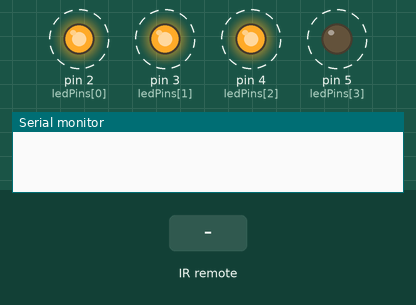
A sketch run on a simulated Arduino Uno, built with avr-gcc and run on an emulated ATmega328P. Parts: output pins drawn as LEDs (lit = HIGH), the last lines printed to the serial monitor. Dashed ring = blinking. The inputs (shaded band) are chosen by the test bench. Random numbers use the default seed unless the sketch sets one.

Above: at 1.2 s.
1.3 s: infrared code 0xFD28D7 received
At 1.3 s:
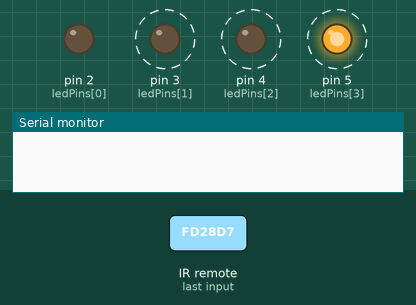
4.3 s: infrared code 0xFD30CF received
At 4.3 s:
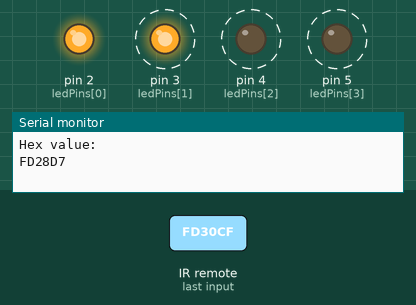
7.3 s: infrared code 0xFD08F7 received
Timing chart, 0 to 16.3 s (numbered marks = the images above; inputs shaded):
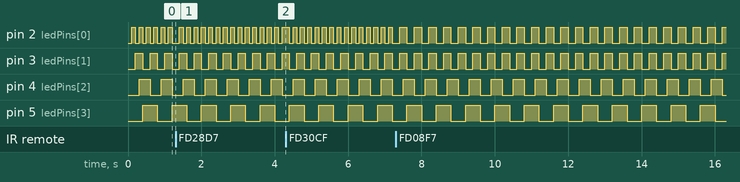

Measured:
- by itself, pin 2 (ledPins[0]), pin 3 (ledPins[1]): alternates HIGH for 0.20 s and LOW for 0.20 s
- by itself, pin 4 (ledPins[2]): alternates HIGH for 0.30 s and LOW for 0.30 s
- by itself, pin 5 (ledPins[3]): alternates HIGH for 0.40 s and LOW for 0.40 s

The sketch:

Opdracht_8.ino
```cpp
//Opdracht 8: Infrarood + 4 leds + millis();
//Geschreven door: Nina Schrauwen
// 0 = FD30CF, 1 = FD08F7, 2 = FD8877, 3 = FD48B7, 4 = FD28D7
// 5 = FDA857, 6 = FD6897, 7 = FD18E7, 8 = FD9867, 9 = FD58A7
#include <IRremote.h> // IR remote library importeren

//constante variabelen definieren
const int infraPin = 11;
const int ledPins[] = {2, 3, 4, 5};
const int timer = 100;
int flickerTimes[] = {100, 200, 300, 400};  //snelheid knipperen
//Niet constante variabelen definieren
int ledStatus[] = {LOW, LOW, LOW, LOW};
int flickering = 0;  //kijken welke led er aan het knipperen is
int ledsAan[]= {1, 1, 0, 0};   //de eerste 2 leds horen aan te staan - is dit nodig?
int activeFlicker = 0;                // welke led is er geselecteerd op dat moment


unsigned long lastTimes[] = {0, 0, 0, 0};

//infraroodpin definieren
IRrecv irrecv(infraPin);
decode_results results;

void setup() {
  // put your setup code here, to run once:
  Serial.begin(9600); //seriele communicatie starten

  //input en outputs definieren
  irrecv.enableIRIn();
  pinMode(ledPins[0], OUTPUT);
  pinMode(ledPins[1], OUTPUT);
  pinMode(ledPins[2], OUTPUT);
  pinMode(ledPins[3], OUTPUT);

}

void flickerLed(){  //functie voor het knipperen voor het knipperen van de leds
  unsigned long currentTime = millis();
  for(int i : ledPins)  //loopen door de ledpins
  {
    //Serial.println(knippert);
    i = i-2;  //de leds beginnen bij 2 maar het tellen moet bij 0 beginnen
    //Serial.println(i);
    if( true ) // i0 = led4 i1 = led3, i2 = led2, i3 = led1
    {
      if(currentTime - lastTimes[i] >= flickerTimes[i] && flickerTimes[i] != 0)  //de led die op dat moment in de loop is gaat knipperen door de millis functie, vervolgens weer volgende ledpin
      {
      lastTimes[i] = currentTime;
      ledStatus[i] = (ledStatus[i] == LOW) ? HIGH : LOW;
      digitalWrite(ledPins[i], ledStatus[i]);
      //Serial.print("Ledstatus: ");
      //Serial.println(ledStatus[i]);
      //Serial.print("i = ");
      //Serial.println(i);  //i = 2, ledStatus van 0 naar 1 van 1 naar 0
      }
    }

  }
}

void loop() {
  flickerLed();  //functie voor het knipperen aanroepen
  // put your main code here, to run repeatedly:
  if(irrecv.decode(&results))      //als de infrarood een signaal krijgt print dan de hexadecimale waarde luister daarna naar nieuwe signalen
  {
    Serial.println("Hex value: ");
    Serial.println(results.value, HEX);
    irrecv.resume();
    if(flickering != 0)  //selecteer snelheid
      {
        switch(results.value)       //Kijken welke knop is ingedrukt
        {
          case 0xFD28D7:            //Knop 4 = -OFF- in Tinkercad waarden
            activeFlicker = 0;
            for(int i : flickerTimes){
              if(i != 0)
              {
                activeFlicker++; //tel op hoeveel leds er actief aan het knipperen zijn
              }
            }

            if(activeFlicker > 2)              // Als er nog geen 2 leds aan het knipperen zijn
            {
              flickerTimes[flickering - 1] = 0; //hij knippert niet als de flickertimes 0 is -1 omdat het tellen bij 0 begint ipv 1
              digitalWrite(ledPins[flickering - 1], LOW); //Led uitzetten die geselecteerd is
              Serial.println("uit geselecteerd");
              Serial.println(flickerTimes[flickering - 1]);
				      Serial.println(flickering - 1);
            } else {
              Serial.println("al 2 uit");
              Serial.println(activeFlicker);
              }
          break;
          case 0xFD30CF:            //Knop 0 in Tinkercad waarden
            flickerTimes[flickering - 1] = random(8000, 15000);   //begint anders bij 1, terwijl array begint bij 0 // was 100
            Serial.println("snelheid 1 geselecteerd"); //snelheid random tussen de 8000 en de 15000ms
          break;

          case 0xFD08F7:            //Knop 1 in Tinkercad waarden
            flickerTimes[flickering - 1] = 200; //snelheid 200 geselecteerd
            Serial.println("snelheid 2 geselecteerd");
          break;

          case 0xFD8877:            //Knop 2 in Tinkercad waarden
            flickerTimes[flickering - 1] = 300;
            Serial.println("snelheid 3 geselecteerd"); //snelheid 300 geselecteerd
          break;

          case 0xFD48B7:            //Knop 3 in Tinkercad waarden
            flickerTimes[flickering - 1] = 400;
            Serial.println("snelheid 4 geselecteerd");  //snelheid 400 geselecteerd
          break;

		  case 0xFFFFFFFF: //failsafe, geen knop gevonden
            break;

       }
      flickering = 10;  //er zijn 10 knoppen op de IR remote
    }
    if( flickering == 0 )  //welke led is er geselecteerd op dat moment
    {
      switch(results.value)       //Kijken welke knop is ingedrukt
      {
        case 0xFD30CF:            //Knop 0 in Tinkercad waarden
          flickering = 1;
        Serial.println("led 1 geselecteerd");
          break;

        case 0xFD08F7:            //Knop 1 in Tinkercad waarden
          flickering = 2;
        Serial.println("led 2 geselecteerd");
          break;

        case 0xFD8877:            //Knop 2 in Tinkercad waarden
          flickering = 3;
        Serial.println("led 3 geselecteerd");
          break;

        case 0xFD48B7:            //Knop 3 in Tinkercad waarden
          flickering = 4;
        Serial.println("led 4 geselecteerd");
          break;

        case 0xFFFFFFFF: //failsafe geen knop gevonden
          break;
    }


  }
    if(flickering == 10) flickering = 0;  //reset naar 0 wanneer de waarde op 10 komt
  delay(timer);
  }
}
```
